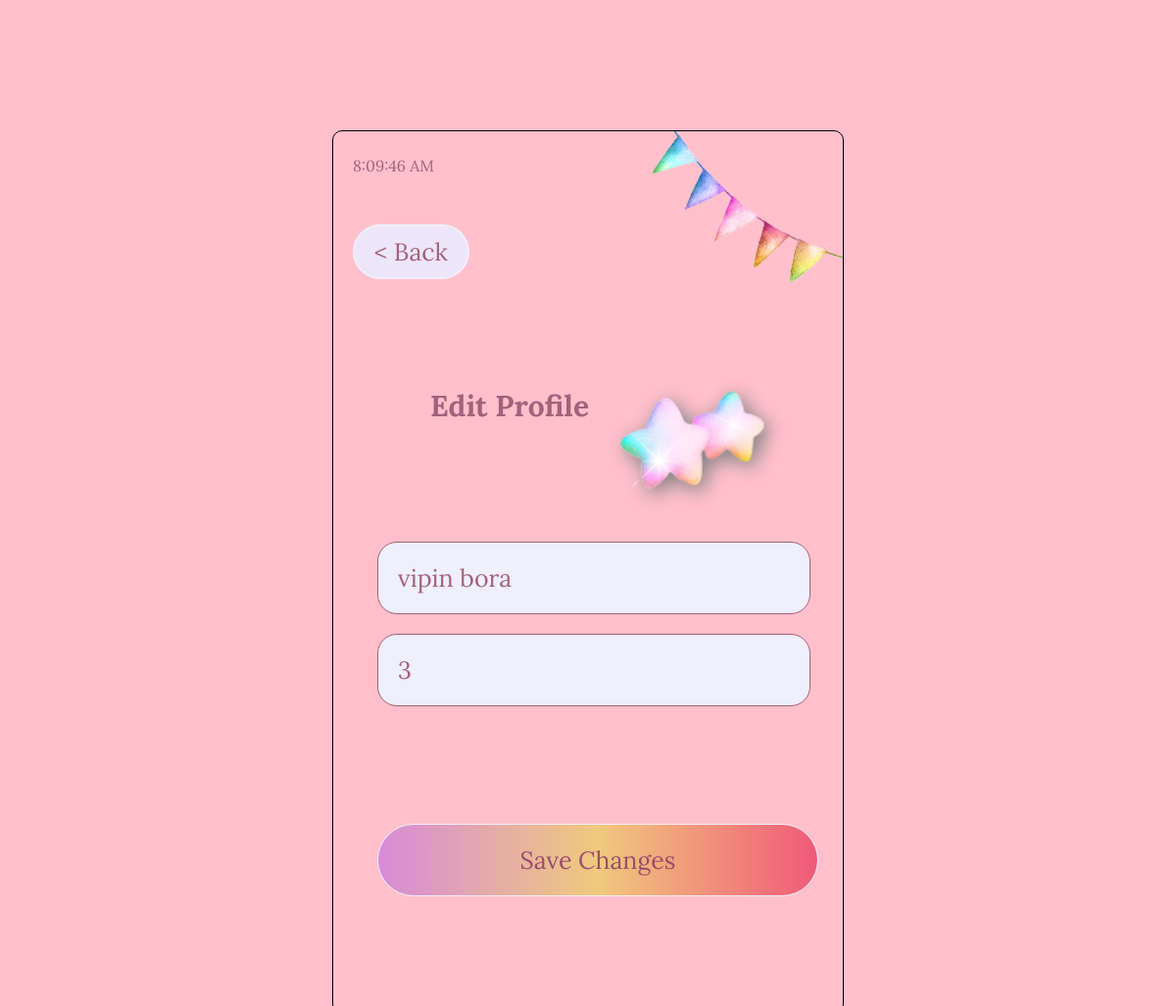
Before: /edit_profile/ (signed in) with the older database file.
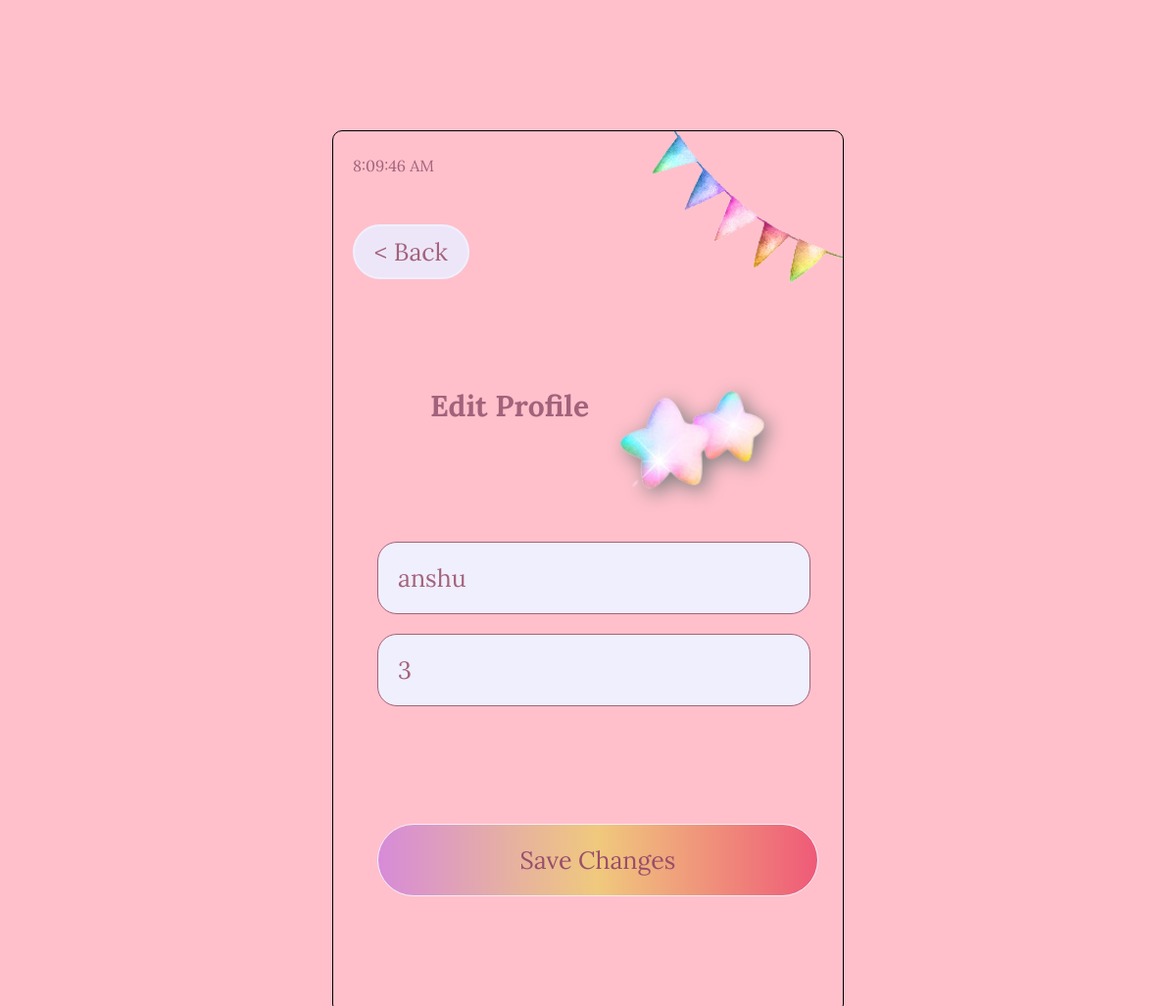
After: the same page with the newer database file.
### login/models.py (models this page shows, shortened)
class User(AbstractBaseUser, PermissionsMixin):
    USER_TYPES = (
        (1, 'SuperAdmin'),
        (2, 'Admin'),
        (3, 'User'),
    )
    user_type = models.PositiveSmallIntegerField(
    choices=USER_TYPES,
    default=3
     )
    username = models.CharField(max_length=100, null=True, blank=True)
    email = models.EmailField(unique=True)
    verification_token = models.CharField(max_length=100, null=True, blank=True)
    child_age = models.IntegerField(null=True, blank=True)
    child_name = models.CharField(max_length=100, null=True, blank=True)
    profile_picture = models.ImageField(upload_to='profile_pics/', null=True, blank=True)
    is_verified = models.BooleanField(default=False)
    is_staff = models.BooleanField(default=False)
    is_active = models.BooleanField(default=True)
    objects = CustomUserManager()
    FAIRY_TYPES = (
        (1, 'Rainbow Fairy'),
        (2, 'Heart Fairy'),
        (3, 'Rainbow Unicorn '),
        (4, 'Star Fairy'),
        (5, 'Heart Unicorn'),
        (6, 'Fairy Wand'),
    )
    court_type = models.PositiveSmallIntegerField(
        choices=FAIRY_TYPES,
        default=1
    )
    MEMBERSHIP_TYPES = (
        (1, 'fairy time'),
        (2, 'fairy circle'),
        (3, 'fairy world'),
    )
    membership_type = models.PositiveSmallIntegerField(
        choices=MEMBERSHIP_TYPES,
        default=1
    )
    USERNAME_FIELD = 'email'
    REQUIRED_FIELDS = []

### login/views.py (the view)
# urls.py: path('edit_profile/', views.edit_profile, name='edit_profile'),
def edit_profile(request):
    profile = get_object_or_404(User, id=request.user.id)
    form = ProfileForm(request.POST or None, request.FILES or None, instance=profile)
    if form.is_valid():
        form.save()
        return redirect('main_page')
    return render(request, 'edit_profile.html', {'form': form})

### login/forms.py
class ProfileForm(forms.ModelForm):
    class Meta:
        model = User
        fields = [ 'child_name', 'child_age']

### login/templates/edit_profile.html (shortened to what this page needs)
<!DOCTYPE html>
<html>
<head>
 {% load static %}
   <link rel="stylesheet" href="{% static 'members/create_profile.css' %}">
</head>
<body>
<div class="container">
    <div class="top">
        <div class="time-back">
        <p id="current-time"></p>
        <button id="back_button" onclick="history.back()"> &lt;  Back</button>
        </div>
        <img id="cones" src="{% static 'members/images/cones.png' %}" alt="Fairy Club Logo">
    </div>
    <div class="form-container">
        <div class="logo">
            <h1>Edit Profile</h1>
            <img id="cones" src="{% static 'members/images/star.png' %}" alt="Fairy Club Logo">
        </div>
        <br/>
        <form action="{% url 'edit_profile' %}" method="POST" enctype="multipart/form-data">
            <input type="text" name="child_name" placeholder="Child's Name" value="{{ request.user.child_name }}"><br><br>
            <input type="number" name="child_age" placeholder="Child's Age" value="{{ request.user.child_age }}"><br><br>
            <div class="button-container">
                <button id="button-container" type="submit">Save Changes</button><br><br>
            </div>
        </form>
    </div>
</div>
</body>
</html>

Changed rows visible on the page:
changed User: child_name "vipin bora" → "anshu"
